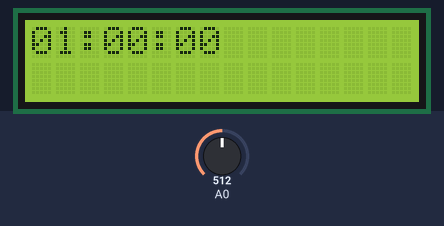
Bench run of a sketch on a simulated Arduino Uno, built with avr-gcc and run on an emulated ATmega328P. Shown: 16×2 character LCD. The inputs (shaded band) are chosen by the test bench; at power-on: A0 = 512. What the sketch prints to the serial monitor is not drawn.

Above: at 1.6 s.
1.7 s: A0 set to 306
At 2.5 s:
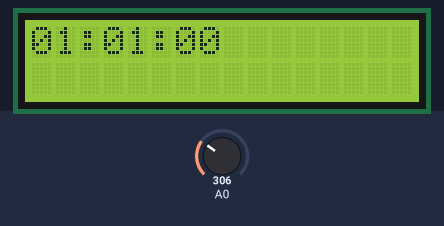
4.5 s: A0 set to 290
At 5.8 s:
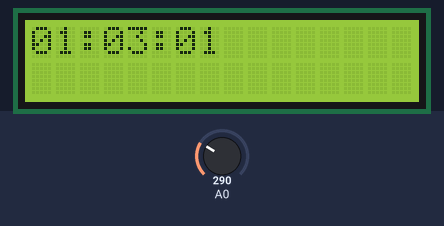
7.5 s: A0 set to 310
At 8.8 s:
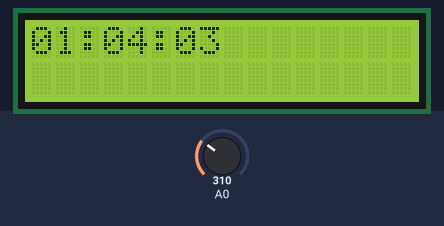
Timing chart, 0 to 10.5 s (numbered marks = the images above; inputs shaded):
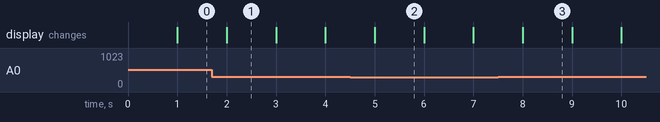

The sketch:

lcd_klok_en_schakelaars.ino
```cpp
/*
  Microprocesor cursus
  Riekus Bennink
  Klok
*/

// include the library code:
#include <LiquidCrystal.h>

// de Select shakelaar set de uren
// de Left schakelaar set de minuten
// de right schakelaar set de secondes op nul

// initialize the library by associating any needed LCD interface pin
// with the arduino pin number it is connected to
const int rs = 8, en = 9, d4 = 4, d5 = 5, d6 = 6, d7 = 7;

LiquidCrystal lcd(rs, en, d4, d5, d6, d7);


byte uur = 0;
byte minuten = 0;
byte sec = 0;

String extraNul(byte getal) {
  if (getal < 10) {
    return "0" + String(getal);
  } else {
    return String(getal);
  }
}


void displayklok() {
  lcd.setCursor(0, 0);
  lcd.print(extraNul(uur));
  lcd.print(":");
  lcd.print(extraNul(minuten));
  lcd.print(":");
  lcd.print(extraNul(sec));
}


void berekenKlokWaarde() {
  sec++;
  if (sec > 59) {
    sec = 0;
    minuten++;
    if (minuten > 59) {
      minuten = 0;
      uur++;
      if (uur > 23) {
        uur = 0;
      }
    }
  }
}

bool isEenSchakelaarIngedrukt() {
  int waardeA0 = analogRead(A0);
  Serial.println(waardeA0);
  if (waardeA0 >= 500 && waardeA0 <= 750) {
    //select schakelaar
    uur = (uur + 1) % 24;
    return true;
  }
  if (waardeA0 >= 300 && waardeA0 <= 500) {
    // Left schakelaar
    minuten = (minuten + 1) % 60;
    return true;
  }
  if (waardeA0 >= 0 && waardeA0 <= 50) {
    // right schakelaar
    sec = 0;
    return true;
  }

  return false;
}


void setup() {
  // Start Serial
  Serial.begin(9600);
  // set up the LCD's number of columns and rows:
  lcd.begin(16, 2);
}

void loop() {
  lcd.setCursor(0, 0);
  if (millis() % 1000 == 0) {
    if (!isEenSchakelaarIngedrukt()) {
      berekenKlokWaarde();
    }
    displayklok();
  }

  // print the number of seconds since reset:
}
```

Measured:
- what the display in image 1 shows lasts 1.0 s, from 2.0 s to 3.0 s
